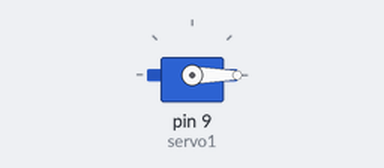
Bench run of a sketch on a simulated Arduino Uno, built with avr-gcc and run on an emulated ATmega328P. Shown: servo. What the sketch prints to the serial monitor is not drawn.

Above: at 0.05 s.
At 4.0 s:
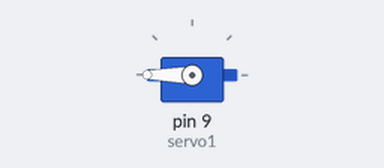
Timing chart, 0 to 5.2 s (numbered marks = the images above):
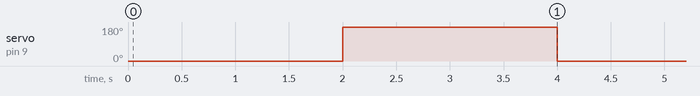

The sketch:

servo_test.ino
```cpp
#include <Servo.h>

Servo servo1;  // create servo object to control a servo

void setup() {
  Serial.begin(9600);
  servo1.attach(9);
}

void loop() {
  Serial.println("servo to 0 degrees: ");

  servo1.write(0); //0-180

  delay(2000);

  servo1.write(180); //0-180

  delay(2000);

}
```

hello.cpp
```cpp

```

pir.cpp
```cpp
/*
 * Credits to all sources on Google and Youtube, acting as reference to this code below. This code is not
 * TechValer's own creation. TechValer has referred to different projects and websites to
 * find an easy code for beginners to get started with PIR sensor and Arduino.
 * TechValer does not claim this code to be its own. TechValer is greatly thankful for original
 * creaters of this code and also all others who acted as reference.
 */

/*
 *  About TechValer
 *
 *  What comes to mind when you think of tech...hmm, were sure youre thinking of iPhone,
 *  Alexa, Boston Dynamics robotic dog etc., at least thats what we would have thought of.
 *  Our point here is, when you look inside this tech...youll find weird boards with
 *  components attached to it. This stuff is electronics and we at Techvaler deeply appreciate
 *  this piece of tech. As the name suggests, we are Tech Enthusiasts who know the Worth and
 *  Potential of these amazing tech stuff! So, check out our website techvaler.com and
 *  Youtube Channel: Techcafe to find out more.
 */

/*
 * Thanks to Drona Automations Pvt.Ltd for Sponsoring this project!
 */

int Buzz= 8; // Define Bizzer pin
int LED= 13; // Define LED pin
int PIR= 3; // Define PIR pin
int val= 0; // Initializing the value as zero at the beginning

void setup() {

pinMode(Buzz, OUTPUT);
pinMode(LED, OUTPUT);
pinMode(PIR, INPUT);
Serial.begin(9600);
}

void loop() {

val = digitalRead(PIR); // The value read from PIR pin 3 will be assigned to 'val'
if(val == HIGH){
  digitalWrite(LED, HIGH); // Turn LED ON
  digitalWrite(Buzz, HIGH); // Turn Buzzer ON
  Serial.println("Movement Detected"); // Print this text in Serial Monitor
}
else
{
  digitalWrite(LED, LOW);
  digitalWrite(Buzz, LOW);
  Serial.println("Movement not Detected");
}
}
```

Measured:
- by itself, servo on pin 9 (servo1): alternates 180° for 2.0 s and 0° for 2.0 s
